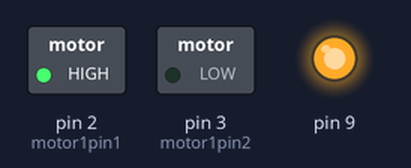
Simulated run of this sketch. Board: Arduino Uno, built with avr-gcc and run on an emulated ATmega328P. On the bench: switched loads named in the sketch (green lamp = pin HIGH), output pins drawn as LEDs (lit = HIGH). What the sketch prints to the serial monitor is not drawn.

Above: at 0.1 s.
Timing chart, 0 to 1.6 s (numbered marks = the images above):
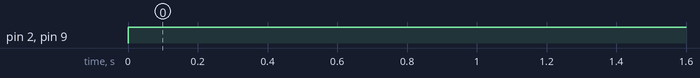

Measured:
- by itself, pin 2 (motor1pin1), pin 9: LOW → HIGH at 0.00 s

The sketch:

sketch_mar08a.ino
```cpp
int motor1pin1 = 2;
int motor1pin2 = 3;

int motor2pin1 = 4;
int motor2pin2 = 5;

void setup() {
  Serial.begin(9600);
  Serial.println("Setup");
  pinMode(motor1pin1, OUTPUT);
  pinMode(motor1pin2, OUTPUT);


  pinMode(9, OUTPUT);
//  pinMode(motor2pin1, OUTPUT);
//  pinMode(motor2pin2, OUTPUT);
//  pinMode(10, OUTPUT);
}

void loop() {
  //Controlling speed (0 = off and 255 = max speed):
  analogWrite(9, 255); //ENA pin
//  analogWrite(10, 200); //ENB pin

  //Controlling spin direction of motors
  Serial.print("Change direction\n");
  digitalWrite(motor1pin1, HIGH);
  digitalWrite(motor1pin2, LOW);

//  digitalWrite(motor2pin1, HIGH);
//  digitalWrite(motor2pin2, LOW);
  delay(100);

//  digitalWrite(motor1pin1, LOW);
//  digitalWrite(motor1pin2, HIGH);

//  digitalWrite(motor2pin1, LOW);
//  digitalWrite(motor2pin2, HIGH);
  delay(100);
}
```
